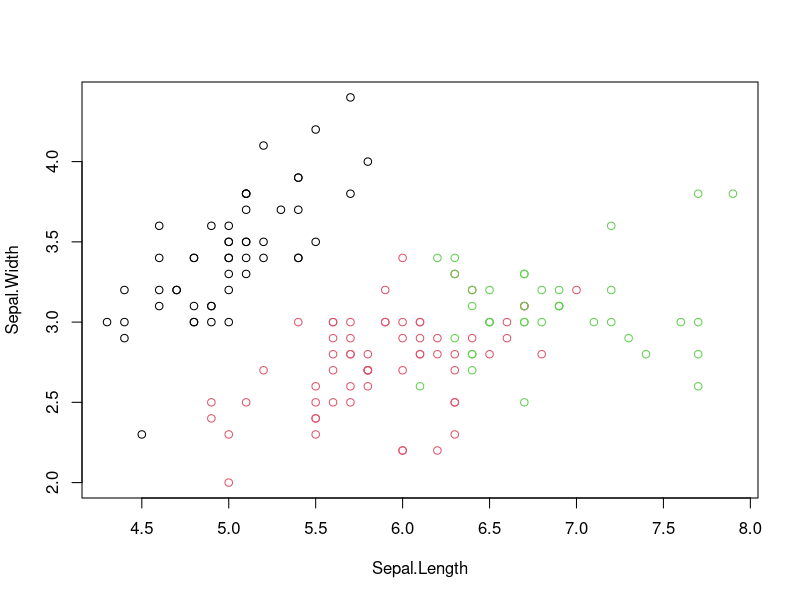

Here is the R script that generated this plot:
View(iris)
iris.features = iris
iris.features$Species <- NULL
View(iris.features)
results <- kmeans(iris.features, 3)
results
results$cluster
plot(iris[c("Sepal.Length", "Sepal.Width")], col = results$cluster)
table(iris$Species, results$cluster)
start.time <- Sys.time()
results <- kmeans(iris.features, 3)
end.time <- Sys.time()
timetaken <- end.time - start.time
timetaken